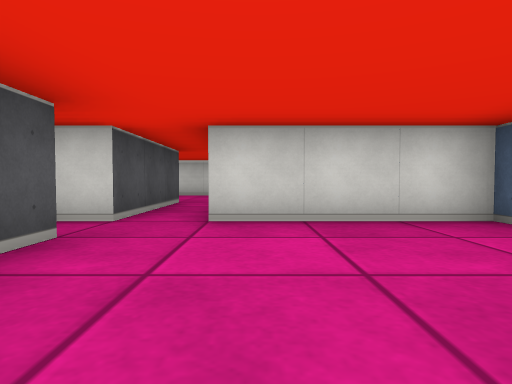
view 1 (above)

17 first-person views from a walk through a cub3D maze. The camera is about half as high as the walls, tilts 2° down and sees 75° across. The floor is counted in squares. Each view is taken from the middle of a square. On the plan, view 1 faces up. The plan holds only what a view shows up to about 9 squares ahead; the rest is blank. The place goes on beyond the plan.

view 2
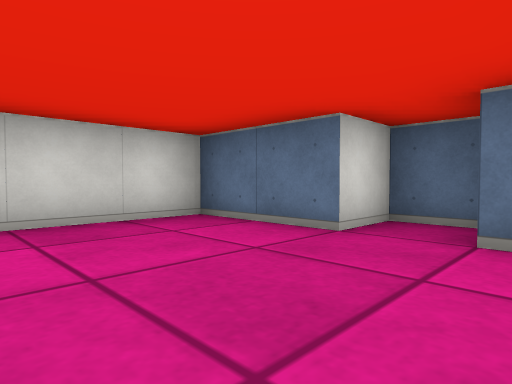

view 3
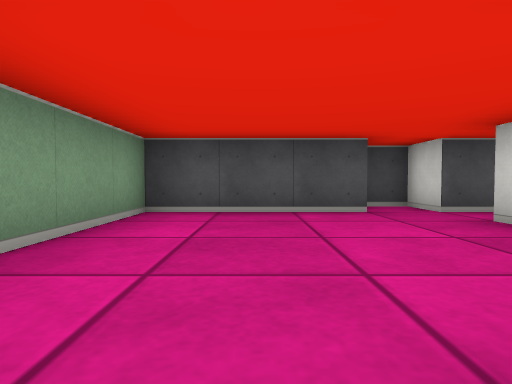

view 4
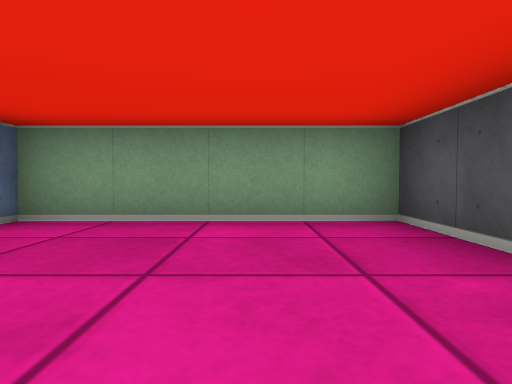

view 5
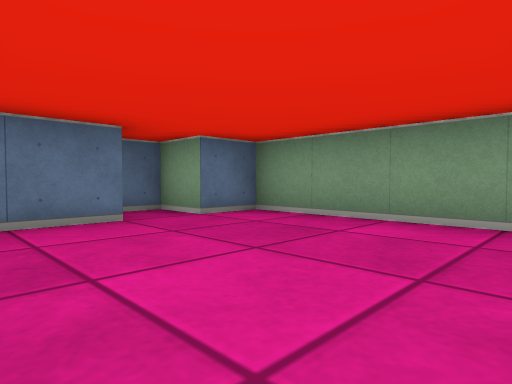

view 6
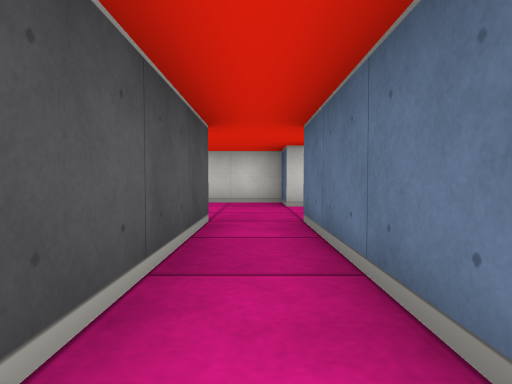

view 7
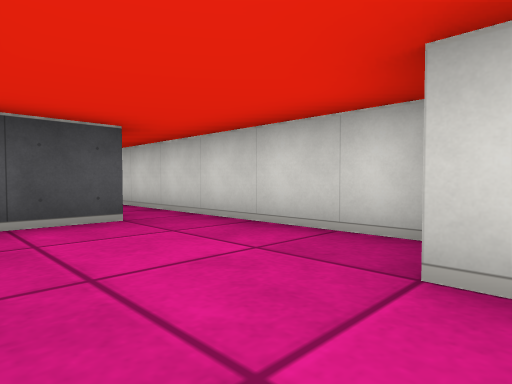

view 8
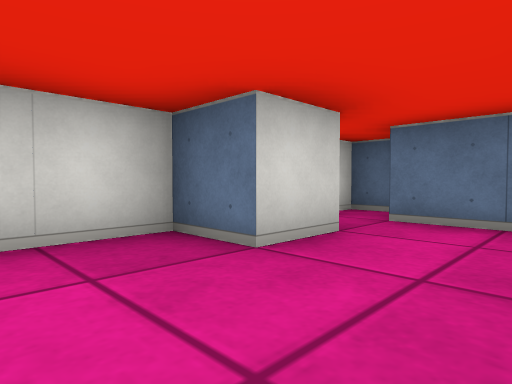

view 9
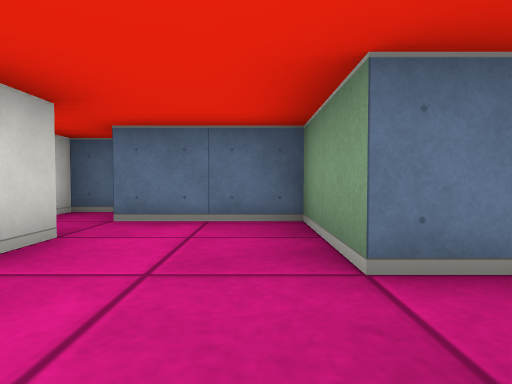

view 10
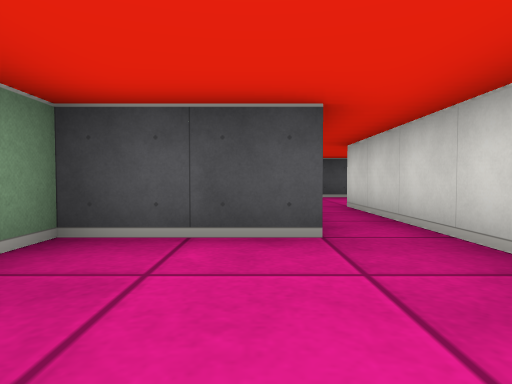

view 11
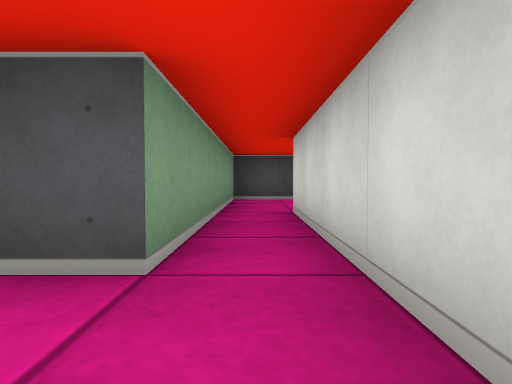

view 12
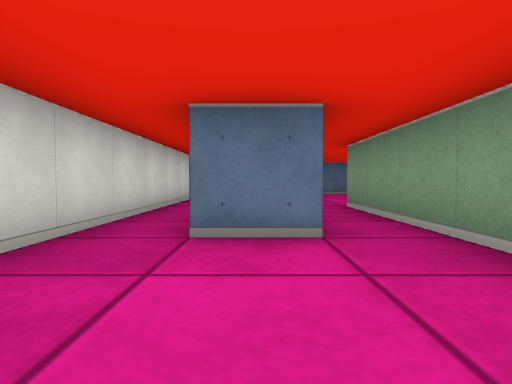

view 13
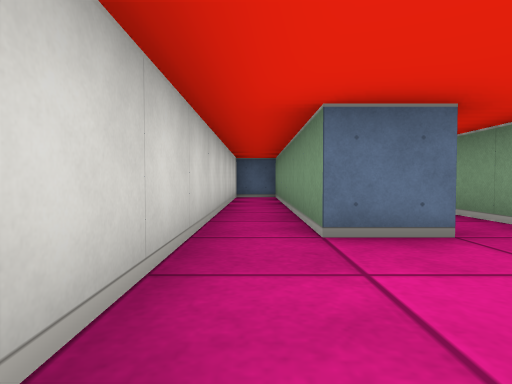

view 14
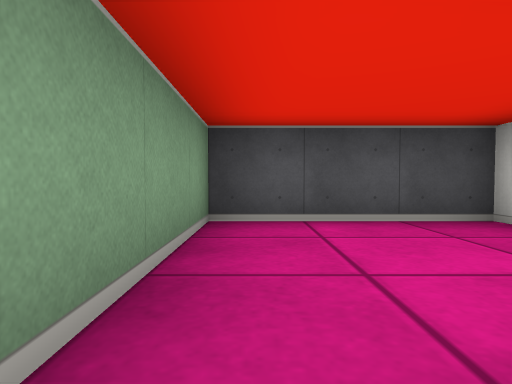

view 15
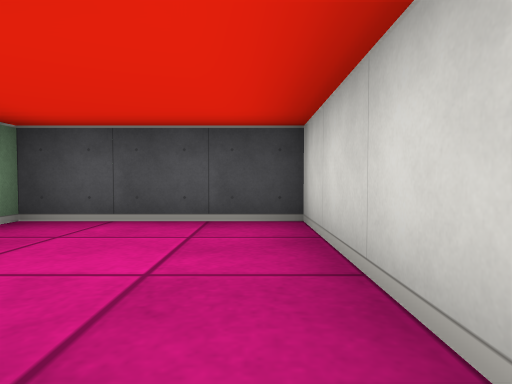

view 16
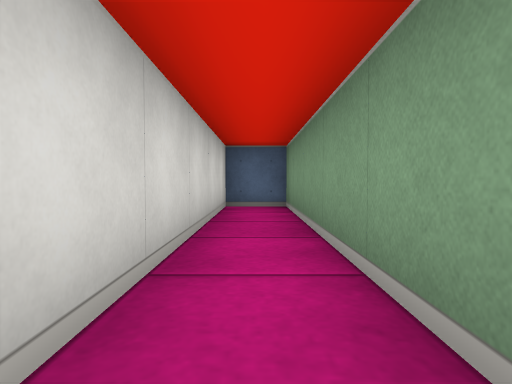

view 17
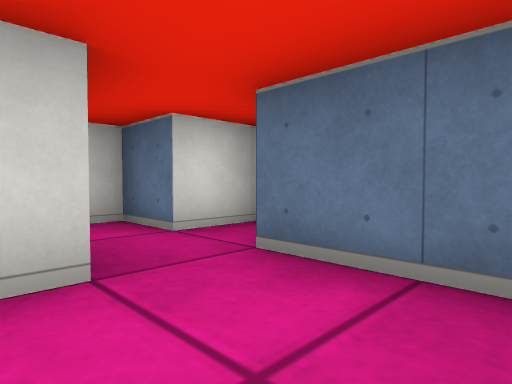

### Floor plan
Points are (right, up) in squares from view 1. A wall is a line through its corners. A room is listed if a view was taken in it or the views show most of it. See-through windows are left out.
Room 1 (views 1, 2, 3, 4, 5, 6)
walls: (-1.5, 2.6) (-1.5, -0.5) (2.5, -0.5) (2.5, 0.5) (3.5, 0.5) (3.5, 1.5) (2.5, 1.5) (2.5, 3.5) (-0.5, 3.5); (-1.5, 3.5) (-2.5, 3.5) (-2.5, 2.8)
ways out: opening at (-1, 4) to room 3
Room 2 (views 7, 17)
walls: (0.6, 8.5) (-0.5, 8.5); (2.5, 8.9) (2.5, 9.5) (1.5, 9.5) (1.5, 10.5) (1.1, 10.5); (-0.5, 6.5) (1.5, 6.5) (1.5, 8.5)
ways out: opening at (0, 7.5) to room 3
Room 3 (views 8, 9, 10, 11)
walls: (-1.5, 6.5) (-1.5, 3.5); (-3.5, 8.5) (-3.5, 6.5) (-2.9, 6.5); (-0.5, 8.5) (-0.5, 9.5) (-3.5, 9.5); (-0.5, 3.5) (-0.5, 6.5)
ways out: opening at (-1, 4) to room 1; opening at (0, 7.5) to room 2; opening at (-4, 9) to room 4
Room 4 (views 12, 13, 14, 15, 16)
walls: (-3.5, 9.5) (-6.5, 9.5) (-6.5, 10.5) (-0.5, 10.5) (-0.5, 11.5) (-9.5, 11.5) (-9.5, 8.5) (-3.5, 8.5)
ways out: opening at (-4, 9) to room 3

Positions as (right, up) in squares from view 1, and headings:
1: (0, 0), facing up
2: (0, 0), facing up-right
3: (3, 1), facing left
4: (0, 3), facing down
5: (-1, 3), facing down-right
6: (-1, 3), facing up
7: (0, 7), facing up-left
8: (-2, 7), facing up-right
9: (-2, 7), facing right
10: (-1, 8), facing left
11: (-2, 9), facing left
12: (-9, 10), facing right
13: (-9, 11), facing right
14: (-6, 9), facing left
15: (-6, 11), facing left
16: (-6, 11), facing right
17: (0, 7), facing up-right
